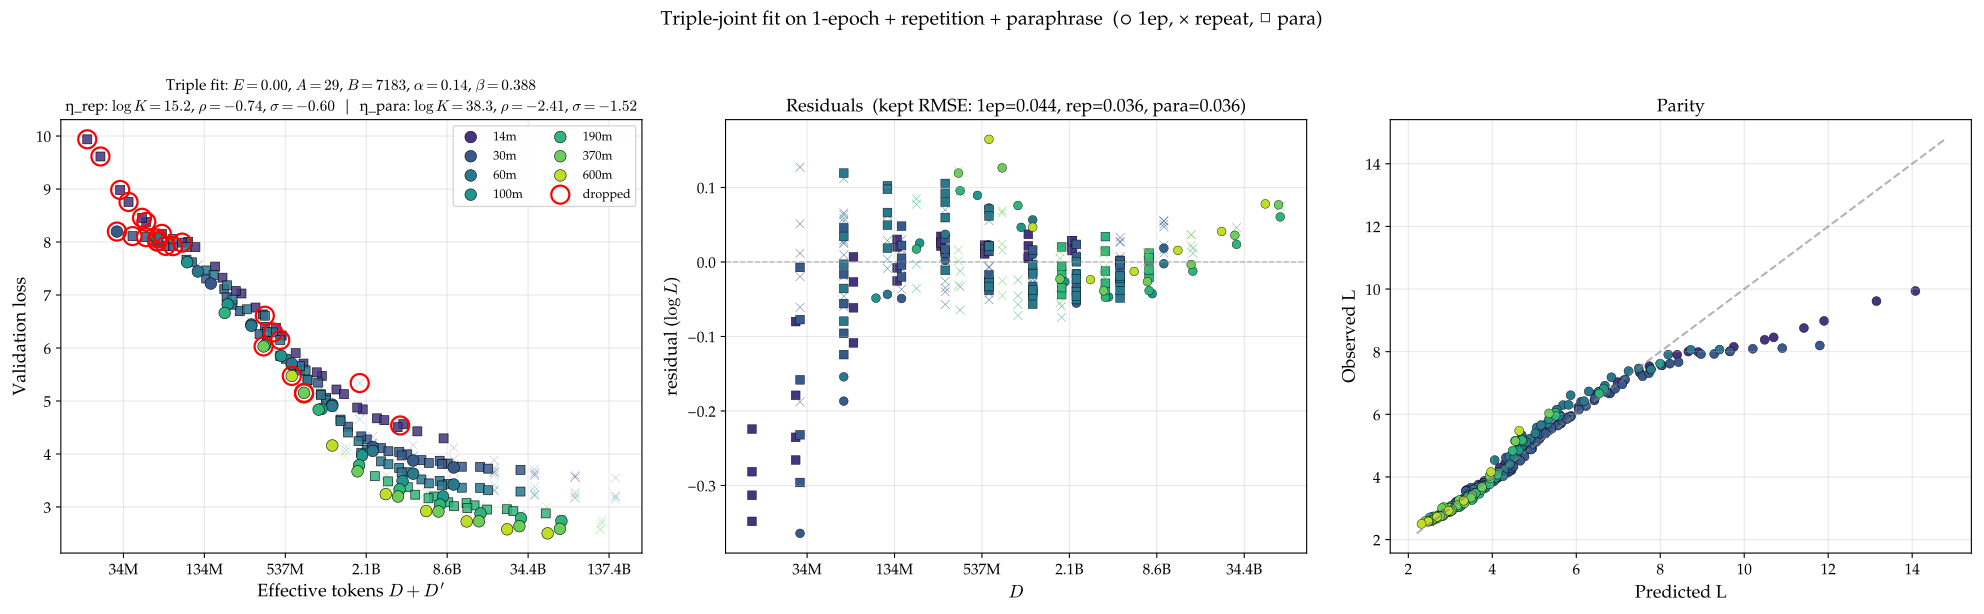

Generate this figure with Python:
"""
Triple-joint one-shot fit on 1-epoch + multi-epoch *repetition* + *paraphrase*
data, all simultaneously.

Functional form (shared Chinchilla, separate η for repetition vs paraphrase):

    L(N, D, D'; src) = E + A/N^α + B / (D + η_src(D, D'; N) · D')^β

with src ∈ {none (1-epoch), repeat, para}.  η_src has the exp-sat
"Form B" shape with explicit R*(D, N):

    η_src(D, D'; N) = R*_src · (1 − e^{−x/R*_src}) / x,    x = D'/D,
    log R*_src = log K_src + ρ_src · log(D/N) + σ_src · log N.

For 1-epoch points D' = 0 → η has no effect.

We fit **11 parameters** simultaneously:
  Chinchilla   : e, a, b, α, β            (5 — *shared*)
  η_repeat     : log K_rep, ρ_rep, σ_rep  (3)
  η_paraphrase : log K_para, ρ_para, σ_para (3)

Pipeline:
  Stage 1: Fit the *9-param* sub-model (1-ep + multi-ep repetition only),
           Hoffmann-style grid search → reproduces fit_joint_all.py.
  Stage 2: Warm-start the full 11-param triple model from Stage 1,
           sweeping a grid only over (log K_para, ρ_para, σ_para).
  Stage 3: Iterative residual drop on the pooled (1-ep + rep + para)
           dataset, warm-starting each k.

Output:
  fit_joint_triple.pdf — three-panel diagnostic.
  Tabular comparison vs (a) two-stage 1-epoch-only fit,
                       (b) one-shot rep-only fit (writeup_final reference),
                       (c) triple fit (this script).
"""

import glob
import os
import sys
from typing import Dict, List, Optional, Tuple

import matplotlib.pyplot as plt
import numpy as np
import torch
from matplotlib import font_manager
from matplotlib.ticker import FuncFormatter

sys.path.insert(0, os.path.dirname(__file__))

# Palatino styling — match paper_figures.py
for _f in glob.glob("/usr/share/fonts/urw-base35/P052-*.otf"):
    font_manager.fontManager.addfont(_f)
plt.rcParams.update({
    "font.family":      "serif",
    "font.serif":       ["P052", "Palatino", "TeX Gyre Pagella", "serif"],
    "mathtext.fontset": "cm",
    "font.size":        12,
    "axes.titlesize":   13,
    "axes.labelsize":   13,
    "xtick.labelsize":  11,
    "ytick.labelsize":  11,
    "legend.fontsize":  10,
    "figure.titlesize": 14,
})

from data import (OVERFIT_EXCLUDE, SIZES, TTP_RATIO,  # noqa: E402
                  extract_1epoch, extract_multi_epoch,
                  extract_paraphrase, load, load_with_para)
from fit_lse import expand_grid, fit_lse, logsumexp_stable  # noqa: E402

SCRIPT_DIR = os.path.dirname(os.path.abspath(__file__))
DELTA = 0.1
SOURCE_NONE, SOURCE_REPEAT, SOURCE_PARA = 0, 1, 2

# Reference results we'll compare against (from writeup.md / writeup_final.md)
REF_1EP_ONLY = dict(  # Two-stage canonical k=20 (writeup §3.1)
    E=1.72, A=1115, B=20828, alpha=0.390, beta=0.451,
)
REF_ONESHOT_REP = dict(  # writeup_final headline (k=15)
    E=0.050, A=31.5, B=16539, alpha=0.137, beta=0.436,
    log_K_rep=10.32, rho_rep=-0.270, sigma_rep=-0.388,
)


# ──────────────────────────────────────────────────────────────────────
# Forward
# ──────────────────────────────────────────────────────────────────────

def _Rstar(log_K, rho, sigma, log_DoverN, log_N):
    return torch.exp(log_K + rho * log_DoverN + sigma * log_N)


def _eta_formB(R, x_safe):
    return R * (1.0 - torch.exp(-x_safe / R)) / x_safe


def make_triple_forward(N_arr, D_arr, Dp_arr, source_arr):
    """source_arr: 0=1ep, 1=repeat, 2=para. Returns forward(p) → log L."""
    log_N = torch.tensor(np.log(N_arr), dtype=torch.float64)
    D_t  = torch.tensor(D_arr, dtype=torch.float64)
    Dp_t = torch.tensor(Dp_arr, dtype=torch.float64)
    src_t = torch.tensor(source_arr, dtype=torch.int64)
    log_DoverN = torch.log(D_t / torch.tensor(N_arr, dtype=torch.float64))
    is_rep  = (src_t == SOURCE_REPEAT)
    is_para = (src_t == SOURCE_PARA)
    has_Dp  = is_rep | is_para
    # Safe x = D'/D (=1 where Dp=0, gets multiplied by 0 anyway)
    safe_D = torch.where(D_t > 0, D_t, torch.ones_like(D_t))
    x = Dp_t / safe_D
    safe_x = torch.where(has_Dp, x, torch.ones_like(x))

    def forward(p):
        # η_rep
        R_rep = _Rstar(p["log_K_rep"], p["rho_rep"], p["sigma_rep"],
                        log_DoverN, log_N)
        eta_rep = _eta_formB(R_rep, safe_x)
        # η_para
        R_pa = _Rstar(p["log_K_para"], p["rho_para"], p["sigma_para"],
                       log_DoverN, log_N)
        eta_pa = _eta_formB(R_pa, safe_x)
        # Pick the right η per row, 0 for 1-epoch
        eta = torch.where(is_rep, eta_rep,
                           torch.where(is_para, eta_pa,
                                        torch.zeros_like(eta_rep)))
        D_eff = D_t + eta * Dp_t  # = D where Dp = 0
        log_D_eff = torch.log(D_eff)
        terms = torch.stack([
            p["e"].expand_as(log_N),
            p["a"] - p["alpha"] * log_N,
            p["b"] - p["beta"] * log_D_eff,
        ], dim=0)
        return logsumexp_stable(terms, dim=0)

    return forward


def make_forward_rep_only(N_arr, D_arr, Dp_arr, is_multi_arr):
    """Stage-1 sub-model: 9 params (Chinchilla + η_rep). Used as warm-start
    seed for the full triple fit, and as the writeup-final reference fit."""
    log_N = torch.tensor(np.log(N_arr), dtype=torch.float64)
    D_t  = torch.tensor(D_arr, dtype=torch.float64)
    Dp_t = torch.tensor(Dp_arr, dtype=torch.float64)
    has_Dp = torch.tensor(is_multi_arr, dtype=torch.bool)
    log_DoverN = torch.log(D_t / torch.tensor(N_arr, dtype=torch.float64))
    safe_D = torch.where(D_t > 0, D_t, torch.ones_like(D_t))
    x = Dp_t / safe_D
    safe_x = torch.where(has_Dp, x, torch.ones_like(x))

    def forward(p):
        R = _Rstar(p["log_K_rep"], p["rho_rep"], p["sigma_rep"],
                    log_DoverN, log_N)
        eta = _eta_formB(R, safe_x)
        eta = torch.where(has_Dp, eta, torch.zeros_like(eta))
        D_eff = D_t + eta * Dp_t
        log_D_eff = torch.log(D_eff)
        terms = torch.stack([
            p["e"].expand_as(log_N),
            p["a"] - p["alpha"] * log_N,
            p["b"] - p["beta"] * log_D_eff,
        ], dim=0)
        return logsumexp_stable(terms, dim=0)

    return forward


# ──────────────────────────────────────────────────────────────────────
# Data
# ──────────────────────────────────────────────────────────────────────

def collect_pooled_triple(exclude_sizes_1ep=("14m",),
                           exclude_sizes_rep=("14m",),
                           exclude_sizes_para=()):
    """1-ep + multi-ep (repetition) + paraphrase pooled across sizes.

    Per-source size exclusion. Defaults exclude 14m from 1ep + rep but
    keep it for paraphrase.

    Returns dict with arrays N, D, Dp, L, source (0/1/2), tag.
    """
    tags, Ns, Ds, Dps, Ls, src = [], [], [], [], [], []
    for size in SIZES:
        N, datasets, parap = load_with_para(size)
        # 1-epoch
        if size not in exclude_sizes_1ep:
            s1, D1, L1 = extract_1epoch(datasets, N, scale_min=0.0)
            for d, l in zip(D1, L1):
                tags.append(size); Ns.append(N); Ds.append(d); Dps.append(0.0)
                Ls.append(l); src.append(SOURCE_NONE)
        # repetition
        if size not in exclude_sizes_rep:
            sm, Dm, em, Dpm, Lm, _L1m = extract_multi_epoch(
                datasets, N, scale_min=0.0,
                exclude_overfit=OVERFIT_EXCLUDE.get(size, set()))
            for d, dp, l in zip(Dm, Dpm, Lm):
                tags.append(size); Ns.append(N); Ds.append(d); Dps.append(dp)
                Ls.append(l); src.append(SOURCE_REPEAT)
        # paraphrase
        if parap and size not in exclude_sizes_para:
            sp, Dp_, Kp_, Dpp, Lp, _ = extract_paraphrase(
                datasets, parap, N, scale_min=0.0)
            for d, dp, l in zip(Dp_, Dpp, Lp):
                tags.append(size); Ns.append(N); Ds.append(d); Dps.append(dp)
                Ls.append(l); src.append(SOURCE_PARA)
    return dict(
        tags=np.array(tags),
        N=np.array(Ns, dtype=np.float64),
        D=np.array(Ds, dtype=np.float64),
        Dp=np.array(Dps, dtype=np.float64),
        L=np.array(Ls, dtype=np.float64),
        source=np.array(src, dtype=np.int64),
    )


# ──────────────────────────────────────────────────────────────────────
# Fitting machinery
# ──────────────────────────────────────────────────────────────────────

# Hoffmann-style grid for the 5 chinchilla params + 3 η_rep params
GRID_REP_ONLY = expand_grid({
    "e":           [0.0, 1.0],
    "a":           [3.0, 12.0],
    "b":           [5.0, 12.0],
    "alpha":       [0.15, 0.4],
    "beta":        [0.3, 0.5],
    "log_K_rep":   [10.0, 18.0],
    "rho_rep":     [-1.0, 0.0],
    "sigma_rep":   [-1.0, 0.0],
})  # 2^8 = 256 inits

# Para η-grid for stage 2 warm-start
PARA_GRID = [
    {"log_K_para": lk, "rho_para": rp, "sigma_para": sg}
    for lk in [10.0, 14.0, 18.0]
    for rp in [-1.0, 0.0, 1.0, 2.0]
    for sg in [-1.0, 0.0]
]  # 24 inits


def stage1_rep_only(data, delta=DELTA):
    """Fit 9-param (Chinchilla + η_rep) on 1-ep + multi-ep, no paraphrase."""
    keep = data["source"] != SOURCE_PARA
    fwd = make_forward_rep_only(
        data["N"][keep], data["D"][keep], data["Dp"][keep],
        is_multi_arr=(data["source"][keep] == SOURCE_REPEAT))
    log_L = torch.tensor(np.log(data["L"][keep]), dtype=torch.float64)
    return fit_lse(fwd, log_L, GRID_REP_ONLY, delta=delta, verbose=False)


def stage2_triple(data, warm_rep_params, delta=DELTA):
    """Fit 11-param triple model, warm-starting from stage 1 + para grid."""
    init_grid = [{**{k: float(v) for k, v in warm_rep_params.items()}, **g}
                 for g in PARA_GRID]
    fwd = make_triple_forward(data["N"], data["D"], data["Dp"], data["source"])
    log_L = torch.tensor(np.log(data["L"]), dtype=torch.float64)
    return fit_lse(fwd, log_L, init_grid, delta=delta, verbose=False)


def topk_drop_sweep(data, init_params, k_values, delta=DELTA):
    """Iterative residual-greedy drop on pooled data, warm-started from
    init_params at every k."""
    fwd_full = make_triple_forward(
        data["N"], data["D"], data["Dp"], data["source"])
    last = init_params
    keep = np.ones(len(data["L"]), dtype=bool)
    cumulative = []
    out = {}
    for k in sorted(set(k_values)):
        while len(cumulative) < k:
            grid = [{kk: float(vv) for kk, vv in last.items()}]
            fwd = make_triple_forward(
                data["N"][keep], data["D"][keep],
                data["Dp"][keep], data["source"][keep])
            log_L = torch.tensor(np.log(data["L"][keep]), dtype=torch.float64)
            res = fit_lse(fwd, log_L, grid, delta=delta, verbose=False)
            with torch.no_grad():
                p_t = {kk: torch.tensor(v, dtype=torch.float64)
                       for kk, v in res["params"].items()}
                pred_full = fwd_full(p_t).numpy()
            resid = np.log(data["L"]) - pred_full
            ar = np.abs(resid); ar[~keep] = -1.0
            worst = int(np.argmax(ar))
            cumulative.append(worst); keep[worst] = False
            last = res["params"]
        # Final fit at this k
        grid = [{kk: float(vv) for kk, vv in last.items()}]
        fwd = make_triple_forward(
            data["N"][keep], data["D"][keep],
            data["Dp"][keep], data["source"][keep])
        log_L = torch.tensor(np.log(data["L"][keep]), dtype=torch.float64)
        res = fit_lse(fwd, log_L, grid, delta=delta, verbose=False)
        last = res["params"]
        with torch.no_grad():
            p_t = {kk: torch.tensor(v, dtype=torch.float64)
                   for kk, v in res["params"].items()}
            pred_full = fwd_full(p_t).numpy()
        out[k] = dict(params=res["params"],
                       pred_full=pred_full,
                       keep=keep.copy(),
                       dropped=list(cumulative))
    return out


def _summary(data, params, pred_full, keep):
    log_L = np.log(data["L"])
    resid = log_L - pred_full
    summary = dict(rmse_full=float(np.sqrt(np.mean(resid ** 2))),
                   rmse_kept=float(np.sqrt(np.mean(resid[keep] ** 2))))
    for tag, src_id in [("1ep", SOURCE_NONE), ("rep", SOURCE_REPEAT),
                        ("para", SOURCE_PARA)]:
        m = (data["source"] == src_id)
        mk = m & keep
        summary[f"n_{tag}"] = int(m.sum())
        summary[f"n_{tag}_kept"] = int(mk.sum())
        summary[f"rmse_{tag}"] = (float(np.sqrt(np.mean(resid[mk] ** 2)))
                                   if mk.any() else float("nan"))
    summary["params"] = params
    return summary


# ──────────────────────────────────────────────────────────────────────
# Plot
# ──────────────────────────────────────────────────────────────────────

def fmt_tokens(x, pos=None):
    if x >= 1e9:  return f"{x/1e9:.1f}B"
    if x >= 1e6:  return f"{x/1e6:.0f}M"
    return f"{x:.0f}"


def plot_triple_diagnostic(data, pred_full, keep, dropped,
                            params, summary, path):
    sizes = sorted(set(data["tags"].tolist()), key=lambda t: SIZES[t][0])
    cmap = plt.cm.viridis(np.linspace(0.15, 0.9, len(sizes)))
    color_of = {s: cmap[i] for i, s in enumerate(sizes)}

    log_L = np.log(data["L"])
    resid = log_L - pred_full

    fig, axes = plt.subplots(1, 3, figsize=(20, 6))
    ax_data, ax_res, ax_par = axes

    for tag in sizes:
        m = data["tags"] == tag
        c = color_of[tag]
        # 1-ep — circles, plotted vs D
        m1 = m & (data["source"] == SOURCE_NONE)
        ax_data.scatter(data["D"][m1], data["L"][m1], s=70, color=c,
                        edgecolors="k", linewidths=0.4, marker="o",
                        zorder=4, label=tag)
        # rep — × markers, plotted vs D + Dp (total tokens)
        mr = m & (data["source"] == SOURCE_REPEAT)
        ax_data.scatter(data["D"][mr] + data["Dp"][mr], data["L"][mr],
                        s=42, color=c, edgecolors="k", linewidths=0.2,
                        marker="x", alpha=0.7, zorder=3)
        # para — squares, plotted vs D + Dp
        mp = m & (data["source"] == SOURCE_PARA)
        ax_data.scatter(data["D"][mp] + data["Dp"][mp], data["L"][mp],
                        s=42, color=c, edgecolors="k", linewidths=0.5,
                        marker="s", alpha=0.85, zorder=3)
        # residuals coloured by source via marker
        for src_id, mk_marker in [(SOURCE_NONE, "o"),
                                   (SOURCE_REPEAT, "x"),
                                   (SOURCE_PARA, "s")]:
            mm = m & (data["source"] == src_id)
            if mm.any():
                ax_res.scatter(data["D"][mm], resid[mm], s=40, color=c,
                               edgecolors="k" if mk_marker != "x" else "none",
                               linewidths=0.3, marker=mk_marker)
        # parity
        ax_par.scatter(np.exp(pred_full[m]), data["L"][m], s=42, color=c,
                       edgecolors="k", linewidths=0.3)
    # Mark dropped points
    if len(dropped):
        dmask = np.zeros(len(data["L"]), dtype=bool); dmask[dropped] = True
        ax_data.scatter(data["D"][dmask] + data["Dp"][dmask],
                        data["L"][dmask], s=170, facecolors="none",
                        edgecolors="red", linewidths=1.6, zorder=10,
                        label="dropped")

    ax_data.set_xscale("log", base=2)
    ax_data.xaxis.set_major_formatter(FuncFormatter(fmt_tokens))
    ax_data.set_xlabel(r"Effective tokens $D + D'$")
    ax_data.set_ylabel("Validation loss")
    ax_data.legend(loc="upper right", ncol=2, fontsize=9)
    ax_data.grid(alpha=0.3)
    p = params
    ax_data.set_title(
        rf"Triple fit: $E={np.exp(p['e']):.2f}$, $A={np.exp(p['a']):.0f}$, "
        rf"$B={np.exp(p['b']):.0f}$, $\alpha={p['alpha']:.2f}$, "
        rf"$\beta={p['beta']:.3f}$" + "\n"
        rf"η_rep: $\log K={p['log_K_rep']:.1f}$, $\rho={p['rho_rep']:+.2f}$, "
        rf"$\sigma={p['sigma_rep']:+.2f}$  |  "
        rf"η_para: $\log K={p['log_K_para']:.1f}$, $\rho={p['rho_para']:+.2f}$, "
        rf"$\sigma={p['sigma_para']:+.2f}$",
        fontsize=11)

    ax_res.axhline(0, color="gray", linestyle="--", linewidth=1, alpha=0.5)
    ax_res.set_xscale("log", base=2)
    ax_res.xaxis.set_major_formatter(FuncFormatter(fmt_tokens))
    ax_res.set_xlabel(r"$D$")
    ax_res.set_ylabel(r"residual ($\log L$)")
    ax_res.set_title(rf"Residuals  (kept RMSE: 1ep={summary['rmse_1ep']:.3f}, "
                     rf"rep={summary['rmse_rep']:.3f}, "
                     rf"para={summary['rmse_para']:.3f})")
    ax_res.grid(alpha=0.3)

    lo = min(np.exp(pred_full).min(), data["L"].min()) * 0.95
    hi = max(np.exp(pred_full).max(), data["L"].max()) * 1.05
    ax_par.plot([lo, hi], [lo, hi], "--", color="gray", alpha=0.6)
    ax_par.set_xlabel("Predicted L")
    ax_par.set_ylabel("Observed L")
    ax_par.set_title("Parity")
    ax_par.grid(alpha=0.3)

    fig.suptitle(
        "Triple-joint fit on 1-epoch + repetition + paraphrase  "
        "(○ 1ep, × repeat, □ para)",
        fontsize=14, y=1.02)
    fig.tight_layout()
    fig.savefig(path, bbox_inches="tight")
    plt.close(fig)
    print(f"Saved {path}")


# ──────────────────────────────────────────────────────────────────────
# Main
# ──────────────────────────────────────────────────────────────────────

def _print_params(label, p):
    items = [(k, p[k]) for k in
             ["e", "a", "b", "alpha", "beta",
              "log_K_rep", "rho_rep", "sigma_rep",
              "log_K_para", "rho_para", "sigma_para"]
             if k in p]
    print(f"  {label}")
    print(f"    Chinchilla: E={np.exp(p['e']):.4f}  A={np.exp(p['a']):.2f}  "
          f"B={np.exp(p['b']):.2f}  α={p['alpha']:.4f}  β={p['beta']:.4f}")
    if "log_K_rep" in p:
        print(f"    η_rep:      log K={p['log_K_rep']:.2f}  "
              f"ρ={p['rho_rep']:+.3f}  σ={p['sigma_rep']:+.3f}")
    if "log_K_para" in p:
        print(f"    η_para:     log K={p['log_K_para']:.2f}  "
              f"ρ={p['rho_para']:+.3f}  σ={p['sigma_para']:+.3f}")


def main():
    print("=" * 96)
    print("Triple-joint fit: 1-epoch + repetition + paraphrase  "
          "(shared E, A, B, α, β; separate η_rep, η_para)")
    print("=" * 96)

    data = collect_pooled_triple()
    n_per = {SOURCE_NONE: int((data["source"] == SOURCE_NONE).sum()),
             SOURCE_REPEAT: int((data["source"] == SOURCE_REPEAT).sum()),
             SOURCE_PARA: int((data["source"] == SOURCE_PARA).sum())}
    print(f"\nPooled: n_total={len(data['L'])}  "
          f"(1ep={n_per[SOURCE_NONE]}, "
          f"rep={n_per[SOURCE_REPEAT]}, para={n_per[SOURCE_PARA]})")

    # ── Stage 1: 9-param rep-only fit (writeup_final reference) ────
    print("\n[Stage 1] Fitting rep-only sub-model (9 params, no paraphrase)...")
    res1 = stage1_rep_only(data)
    p1 = res1["params"]
    print(f"  rep-only RMSE: {res1.get('rmse_logL', float('nan')):.4f}")
    _print_params("(stage 1 — rep-only baseline)", p1)

    # ── Stage 2: 11-param triple, warm-start from stage 1 ─────────
    print("\n[Stage 2] Stage-2 triple-model fit (11 params, warm-started "
          f"with {len(PARA_GRID)} para-grid inits)...")
    res2 = stage2_triple(data, p1)
    p2 = res2["params"]
    _print_params("(stage 2 — full triple before residual drop)", p2)

    # ── Stage 3: residual drop sweep ───────────────────────────────
    K_VALUES = [0, 5, 10, 15, 20, 25, 30]
    print(f"\n[Stage 3] Iterative residual drop, k ∈ {K_VALUES}...")
    sweep = topk_drop_sweep(data, p2, K_VALUES)

    print(f"\n  {'k':>3s}  {'n_kept':>6s}  {'E':>7s}  {'A':>7s}  "
          f"{'B':>9s}  {'α':>6s}  {'β':>6s}  | "
          f"{'lK_rep':>7s} {'ρ_rep':>7s} {'σ_rep':>7s} | "
          f"{'lK_par':>7s} {'ρ_par':>7s} {'σ_par':>7s} | "
          f"{'1ep':>5s}  {'rep':>5s}  {'par':>5s}")
    for k in K_VALUES:
        r = sweep[k]
        s = _summary(data, r["params"], r["pred_full"], r["keep"])
        p = r["params"]
        print(f"  {k:>3d}  {int(r['keep'].sum()):>6d}  "
              f"{np.exp(p['e']):>7.3f}  {np.exp(p['a']):>7.1f}  "
              f"{np.exp(p['b']):>9.0f}  {p['alpha']:>6.3f}  "
              f"{p['beta']:>6.3f}  | "
              f"{p['log_K_rep']:>7.2f} {p['rho_rep']:>+7.3f} "
              f"{p['sigma_rep']:>+7.3f} | "
              f"{p['log_K_para']:>7.2f} {p['rho_para']:>+7.3f} "
              f"{p['sigma_para']:>+7.3f} | "
              f"{s['rmse_1ep']:>5.3f}  {s['rmse_rep']:>5.3f}  "
              f"{s['rmse_para']:>5.3f}")

    # Pick canonical k (first |Δβ|<0.01 break)
    betas = [sweep[k]["params"]["beta"] for k in K_VALUES]
    canonical = K_VALUES[-1]
    for i in range(1, len(betas)):
        if abs(betas[i] - betas[i - 1]) < 0.01:
            canonical = K_VALUES[i]; break
    print(f"\n  Canonical k (|Δβ|<0.01 first break): k = {canonical}")
    rc = sweep[canonical]
    sc = _summary(data, rc["params"], rc["pred_full"], rc["keep"])
    _print_params(f"(stage 3 canonical k={canonical})", rc["params"])
    print(f"    fit RMSE — 1ep: {sc['rmse_1ep']:.4f}  "
          f"rep: {sc['rmse_rep']:.4f}  para: {sc['rmse_para']:.4f}  "
          f"|  kept-total: {sc['rmse_kept']:.4f}")

    # ── Side-by-side comparison vs reference fits ──────────────────
    print("\n" + "=" * 96)
    print("Comparison with previously-reported fits:")
    print("=" * 96)
    print(f"  {'fit':<42s}  {'E':>6s}  {'A':>6s}  {'B':>7s}  "
          f"{'α':>5s}  {'β':>5s}  {'ηrep_logK':>9s}  {'ηpara_logK':>10s}")
    print(f"  {'-'*42:<42s}  {'-'*6:>6s}  {'-'*6:>6s}  {'-'*7:>7s}  "
          f"{'-'*5:>5s}  {'-'*5:>5s}  {'-'*9:>9s}  {'-'*10:>10s}")
    print(f"  {'two-stage 1-ep only (k=20, writeup §3.1)':<42s}  "
          f"{REF_1EP_ONLY['E']:>6.2f}  {REF_1EP_ONLY['A']:>6.0f}  "
          f"{REF_1EP_ONLY['B']:>7.0f}  {REF_1EP_ONLY['alpha']:>5.3f}  "
          f"{REF_1EP_ONLY['beta']:>5.3f}  {'-':>9s}  {'-':>10s}")
    print(f"  {'one-shot rep+1ep (k=15, writeup_final)':<42s}  "
          f"{REF_ONESHOT_REP['E']:>6.2f}  {REF_ONESHOT_REP['A']:>6.1f}  "
          f"{REF_ONESHOT_REP['B']:>7.0f}  {REF_ONESHOT_REP['alpha']:>5.3f}  "
          f"{REF_ONESHOT_REP['beta']:>5.3f}  "
          f"{REF_ONESHOT_REP['log_K_rep']:>9.2f}  {'-':>10s}")
    pc = rc["params"]
    print(f"  {f'TRIPLE (k={canonical}, this script)':<42s}  "
          f"{np.exp(pc['e']):>6.2f}  {np.exp(pc['a']):>6.1f}  "
          f"{np.exp(pc['b']):>7.0f}  {pc['alpha']:>5.3f}  "
          f"{pc['beta']:>5.3f}  {pc['log_K_rep']:>9.2f}  "
          f"{pc['log_K_para']:>10.2f}")

    plot_triple_diagnostic(
        data, rc["pred_full"], rc["keep"], rc["dropped"],
        rc["params"], sc,
        path=os.path.join(SCRIPT_DIR, "fit_joint_triple.pdf"))

    return sweep, canonical


if __name__ == "__main__":
    main()
